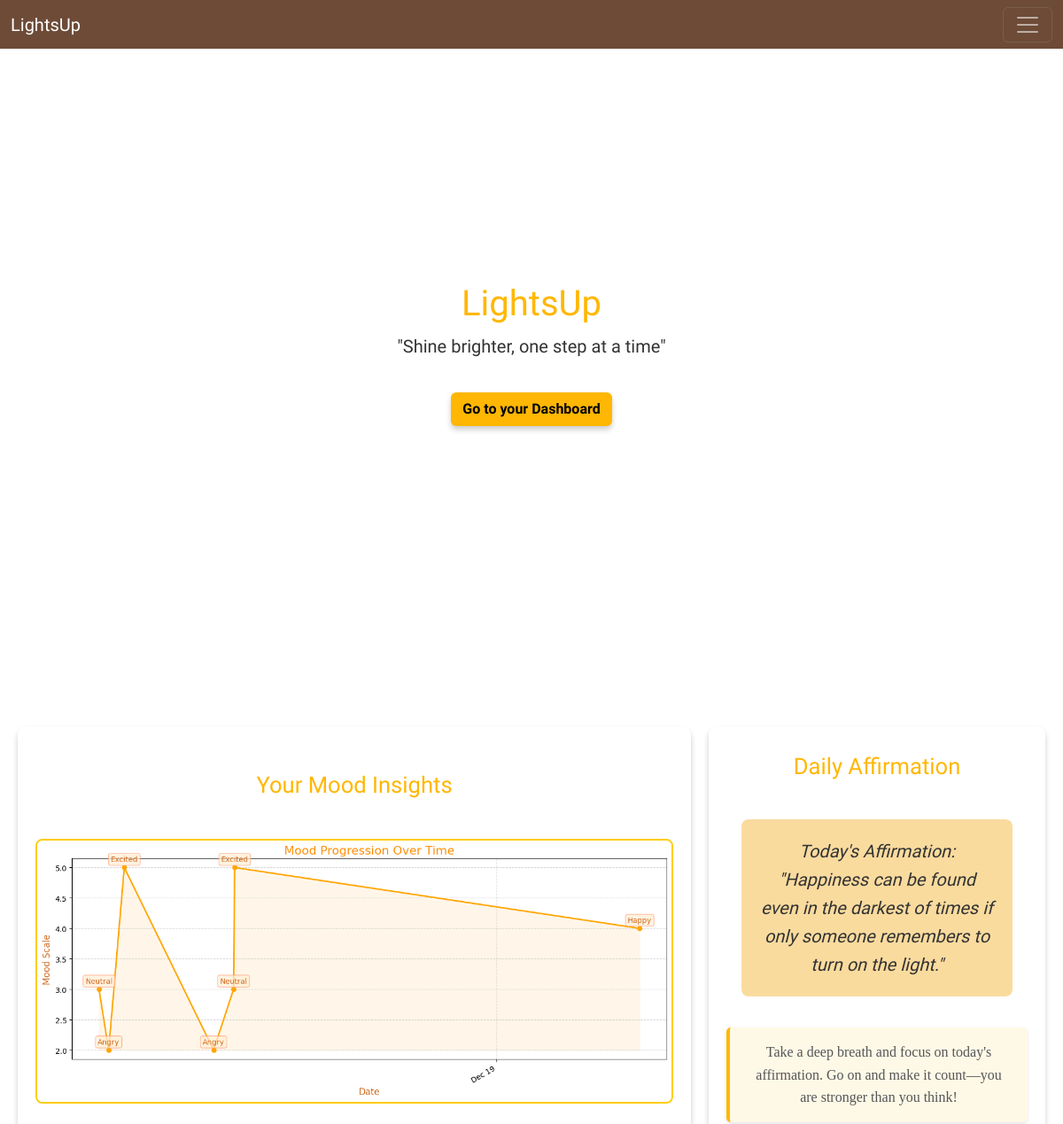
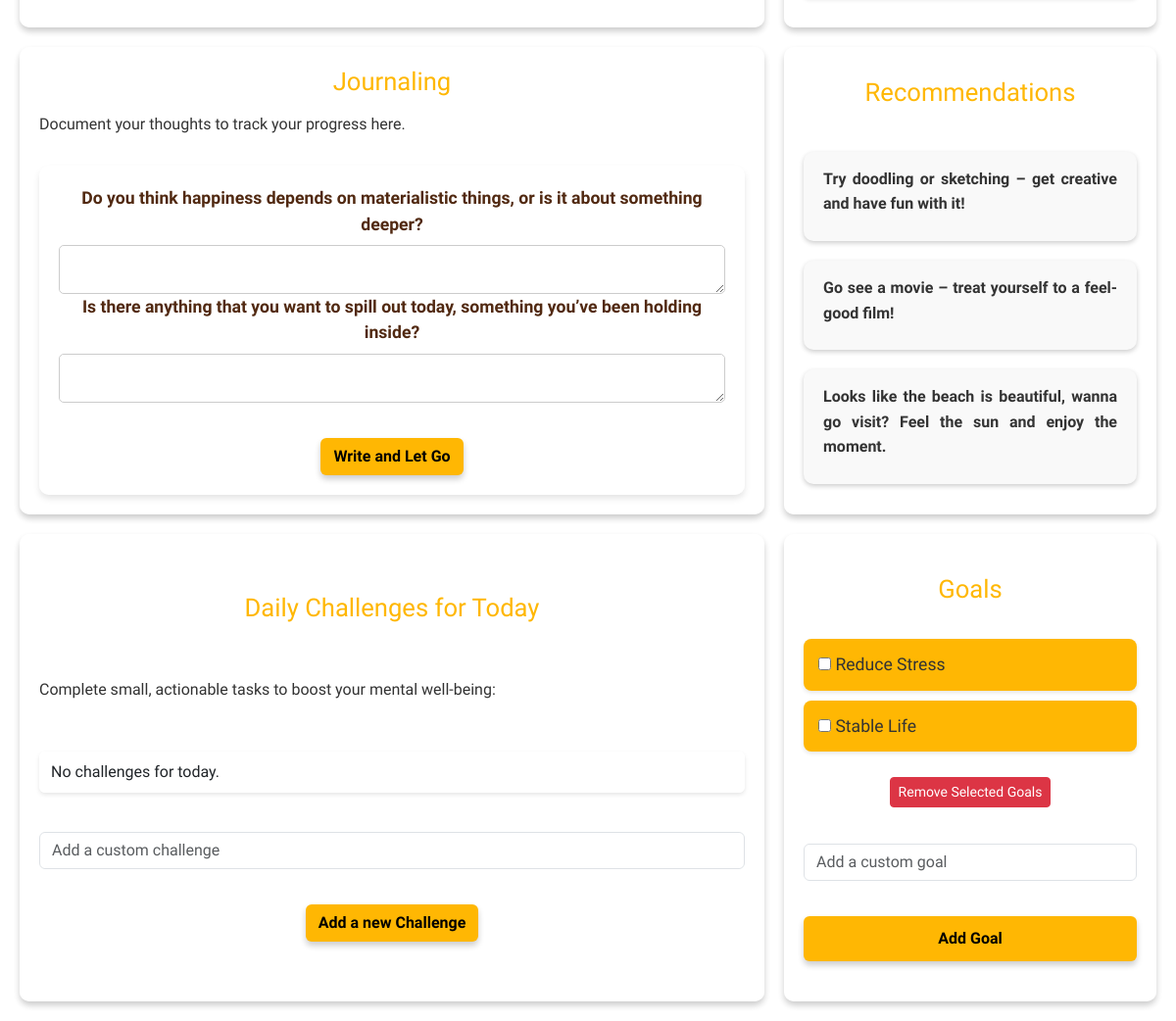
Page /dashboard (signed in) on the committed database (2 pictures, top to bottom).
### main/models.py (models this page shows, shortened)
class JournalingPrompt(models.Model):
    mood = models.ForeignKey(Mood, on_delete=models.CASCADE)  # Related to Mood model
    text = models.TextField()

class Affirmation(models.Model):
    mood = models.ForeignKey(Mood, on_delete=models.CASCADE)
    text = models.TextField()

class Recommendation(models.Model):
    mood = models.ForeignKey(Mood, on_delete=models.CASCADE)  # Related to Mood model
    text = models.TextField()

class Goal(models.Model):
    user = models.ForeignKey(User, on_delete=models.CASCADE) #user -> goal using this key, cascade and delete if the user is deleted
    name = models.CharField(max_length=100) #goal name
    custom_goal = models.TextField(blank=True, null=True) #for custom goals
    created_at = models.DateTimeField(auto_now_add=True) #to record the time

### main/views.py (the view)
# urls.py: path('dashboard', views.dashboard, name='dashboard'),
@login_required
def dashboard(request):
    user = request.user
    latest_mood = Mood.objects.filter(user=user).order_by('-created_at').first()
    print(f"Latest Mood: {latest_mood}")
    if latest_mood:
        affirmations = Affirmation.objects.filter(mood__emotion=latest_mood.emotion).order_by('?')
        print(f"Affirmation Count for mood '{latest_mood.emotion}': {affirmations.count()}")
        random_affirmation = None
        if affirmations.exists():
            random_affirmation = affirmations.order_by('?').first().text
            print(f"Random Affirmation: {random_affirmation}")
        else:
            print(f"No affirmations found for mood '{latest_mood.emotion}'.")
    else:
        print("No mood logged for the user.")
        random_affirmation = None
    prompts = JournalingPrompt.objects.filter(mood__emotion=latest_mood.emotion).order_by('?')[:2]
    recommendations = Recommendation.objects.filter(mood__emotion=latest_mood.emotion).order_by('?')[:3]
    challenges = DailyChallenge.objects.filter(user=user, completed=False)
    goals = Goal.objects.filter(user=user)
    context = { # all the data that will be passed to the template
        'latest_mood': latest_mood,
        'affirmations': random_affirmation,
        'prompts': prompts,
        'recommendations': recommendations,
        'challenges': challenges,
        'goals': goals,
    }
    return render(request, 'dashboard.html', context)

### main/models.py (called while the page is built)
    def __str__(self):
        return f"{self.user.username} - {self.emotion} - {self.created_at}"

### main/templates/dashboard.html (shortened to what this page needs)
<!DOCTYPE html>
<html lang="en">
    {% load static %}
<head>
    <link rel="stylesheet" href="{% static 'css/bootstrap.min.css' %}">
    <link rel="stylesheet" href="{% static 'css/dashboard.css' %}">
</head>
<body>
    <nav class="navbar navbar-dark fixed-top">
        <div class="container-fluid">
            <a class="navbar-brand" href="#">LightsUp</a>
             <button class="navbar-toggler" type="button" data-bs-toggle="collapse" data-bs-target="#navbarNav" aria-expanded="false">
                <span class="navbar-toggler-icon"></span>
            </button>
        </div>
    </nav>
    <div class="full-page">
        <h1>LightsUp</h1>
        <p class="lead">"Shine brighter, one step at a time"</p>
        <div>
            <a href="#dashboard" class="btn btn-custom">Go to your Dashboard</a>
        </div>
    </div>
<div id="dashboard">
    <div class="dashboard-grid">
        <div class="grid-item insights" id="insights">
            <h2>Your Mood Insights</h2>
            <img src="{% url 'mood_graph' %}" alt="Mood Graph" class="mood-graph-img">
        </div>
        <div class="grid-item journaling" id="journaling">
            <h2>Journaling</h2>
            <p>Document your thoughts to track your progress here.</p>
            <form action="{% url 'journaling' %}" method="post">
                <div class="mb-3">
                    {% for prompt in prompts %}
                        <label class="form-label">{{ prompt.text }}</label>
                        <textarea class="form-control" name="journal_{{ prompt.id }}" rows="3"></textarea>
                    {% endfor %}
                </div>
                <div class="mt-auto">
                <button type="submit" class="btn btn-custom">Write and Let Go </button>
            </div>
            </form>
        </div>
        <div class="grid-item affirmation" id="affirmation">
            <h2>Daily Affirmation</h2>
            {% if affirmations %}
                <p>Today's Affirmation: <br>"{{ affirmations }}"</p>
            {% else %}
                <p>No affirmations available for your current mood.</p>
            {% endif %}
            <div class="affirmation-quote">
                Take a deep breath and focus on today's affirmation. Go on and make it count—you are stronger than you think!
            </div>
        </div>
        <div class="grid-item recommendations" id="recommendations">
            <h2>Recommendations</h2>
            {% if recommendations %}
                <div class="recommendation-cards">
                    {% for recommendation in recommendations %}
                        <div class="recommendation-card">
                            <div class="recommendation-content">
                                <p class="recommendation-text"><strong>{{ recommendation.text }}</strong></p>
                            </div>
                        </div>
                    {% endfor %}
                </div>
            {% else %}
                <p class="no-recommendations">No recommendations for today.</p>
            {% endif %}
        </div>
        <div class="grid-item goals" id="goals">
            <h2>Goals</h2>
            <form action="{% url 'remove_goals' %}" method="post">
                <ul class="list-group">
                    {% for goal in goals %}
                        <li class="list-group-item d-flex justify-content-between align-items-center">
                            <label>
                                <input type="checkbox" name="selected_goals" value="{{ goal.id }}">
                                {{ goal.name }}
                            </label>
                        </li>
                    {% empty %}
                        <li class="list-group-item">No goals set yet.</li>
                    {% endfor %}
                </ul>
                <button type="submit" class="btn btn-danger btn-sm mt-3">Remove Selected Goals</button>
            </form>
            <form action="{% url 'add_goal' %}" method="post" class="mt-3">
                <div class="mb-3">
                    <input type="text" class="form-control" id="custom-goal" name="custom-goal" placeholder="Add a custom goal" required>
                </div>
                <button type="submit" class="btn btn-custom">Add Goal</button>
            </form>
        </div>
        <div class="grid-item daily-challenges">
            <h2>Daily Challenges for Today</h2>
            <p>Complete small, actionable tasks to boost your mental well-being:</p>
            <ul class="list-group">
                {% for challenge in challenges %}
                    <li class="list-group-item d-flex justify-content-between align-items-center">
                        {{ challenge.task }}
                        <input type="checkbox" class="form-check-input">
                    </li>
                {% empty %}
                    <li class="list-group-item">No challenges for today.</li>
                {% endfor %}
            </ul>
            <form action="{% url 'add_challenge' %}" method="post">
                <div class="mb-3">
                    <input type="text" class="form-control" id="custom-challenge" name="custom-challenge" placeholder="Add a custom challenge" required>
                </div>
                <button type="submit" class="btn btn-custom">Add a new Challenge</button>
            </form>
        </div>
    </div>
</div>
</body>
</html>

### main/static/css/dashboard.css (style rules this page uses)
body { font-family: 'Inria Sans', sans-serif; overflow-x: hidden; background: url("../images/dashboard.jpg") no-repeat center center fixed; background-size: cover; cursor: url('../images/cusrsor.png') 4 4, default; }
.full-page { height: 100vh; display: flex; justify-content: center; align-items: center; flex-direction: column; text-align: center; position: relative; }
h1,h2 { font-family: 'Dancing Script', cursive; color: #FFB703; }
.navbar-brand { font-family: 'Dancing Script', cursive; }
.navbar { background-color: #512911d6; height: 55px; }
p,ul { font-size: 1.2rem; line-height: 1.6; color: #333; text-align: justify; }
ul { list-style-type: none; }
.btn-custom { background-color: #FFB703; color: black; font-weight: bold; margin-top: 20px; box-shadow: 0 4px 6px rgba(0, 0, 0, 0.2); }
.dashboard-grid { display: grid; grid-template-columns: 3fr 1.5fr; grid-template-rows: repeat(3, 1fr); grid-gap: 20px; padding: 20px; height: 80%; }
.grid-item { background-color: rgba(255, 255, 255, 0.66); padding: 20px; border-radius: 10px; box-shadow: 0 4px 6px rgba(0, 0, 0, 0.2); text-align: center; transition: transform 0.3s ease; display: flex; flex-direction: column; justify-content: space-evenly; }
.grid-item h2 { font-size: 1.6rem; margin-bottom: 15px; }
.grid-item p { font-size: 1rem; margin-bottom: 10px; }
.grid-item.goals ul { list-style: none; padding: 0; margin: 0; }
.grid-item.goals li { justify-content: space-between; padding: 12px 15px; margin-bottom: 10px; border-radius: 8px; background: #FFB703; box-shadow: 0 2px 4px rgba(0, 0, 0, 0.1); font-size: 1.1rem; color: #333; font-weight: 500; transition: transform 0.2s ease, box-shadow 0.2s ease; }
.grid-item.goals .btn-custom { margin-top: 20px; width: 100%; text-align: center; padding: 10px; }
.insights { grid-column: 1; grid-row: 1; }
.journaling { grid-column: 1; grid-row: 2; }
.affirmation { grid-column: 2; grid-row: 1; }
.recommendations { grid-column: 2; grid-row: 2; }
.goals { grid-column: 2; grid-row: 3; }
.daily-challenges { grid-column: 1; grid-row: 3; background-color: rgba(255, 255, 255, 0.8); }
.journaling form { margin-top: 20px; padding: 20px; background-color: rgba(255, 255, 255, 0.7); border-radius: 10px; box-shadow: 0 4px 6px rgba(0, 0, 0, 0.1); }
textarea.form-control { background-color: rgba(255, 255, 255, 0.9); border: 1px solid #ccc; border-radius: 5px; padding: 8px; font-size: 1rem; color: #333; width: 100%; height: 50px; }
.mb-3 { margin-bottom: 15px; }
.form-label { font-size: 1.1rem; font-weight: bold; color: #512911; margin-bottom: 8px; }
.list-group-item { font-size: 1rem; padding: 8px 12px; border: none; background-color: rgba(255, 255, 255, 0.9); box-shadow: 0 2px 4px rgba(0, 0, 0, 0.1); border-radius: 5px; }
#affirmation p { background-color: #f4ad206f; padding: 20px; border-radius: 8px; font-size: 20px; color: #333; font-style: italic; line-height: 1.6; text-align: center; transition: transform 0.3s ease, background-color 0.3s ease; margin-top: 20px; max-width: 90%; margin-left: auto; margin-right: auto; opacity: 0; animation: fadeInUp 2s forwards; }
.affirmation-quote { margin-top: 15px; padding: 15px 20px; background-color: #fef9e7; border-left: 4px solid #FFB703; border-radius: 5px; font-size: 1rem; font-family: 'Georgia', serif; color: #555; text-align: center; line-height: 1.6; box-shadow: 0 2px 4px rgba(0, 0, 0, 0.1); transition: transform 0.3s ease, box-shadow 0.3s ease; }
.recommendation-cards { display: grid; grid-template-columns: repeat(auto-fit, minmax(250px, 1fr)); gap: 20px; margin-top: 20px; }
.recommendation-card { background-color: #f9f9f9; padding: 15px 20px; border-radius: 10px; box-shadow: 0 2px 5px rgba(0, 0, 0, 0.2); transition: transform 0.3s ease, box-shadow 0.3s ease; }
.recommendation-content { text-align: center; }
.recommendation-text { font-size: 1rem; color: #333; margin-bottom: 10px; }
.mood-graph-img { width: 100%; max-width: 800px; max-height: 400px; height: auto; display: block; margin: 0 auto; border: 2px solid #ffcc00; border-radius: 8px; }

### rows in the picture
JournalingPrompt: text "Do you think happiness depends on materialistic things, or is it about something deeper?"
JournalingPrompt: text "Is there anything that you want to spill out today, something you’ve been holding inside?"
Affirmation: text "Happiness can be found even in the darkest of times if only someone remembers to turn on the light."
Recommendation: text "Try doodling or sketching – get creative and have fun with it!"
Recommendation: text "Go see a movie – treat yourself to a feel-good film!"
Recommendation: text "Looks like the beach is beautiful, wanna go visit? Feel the sun and enjoy the moment."
Goal: name "Reduce Stress"
Goal: name "Stable Life"
